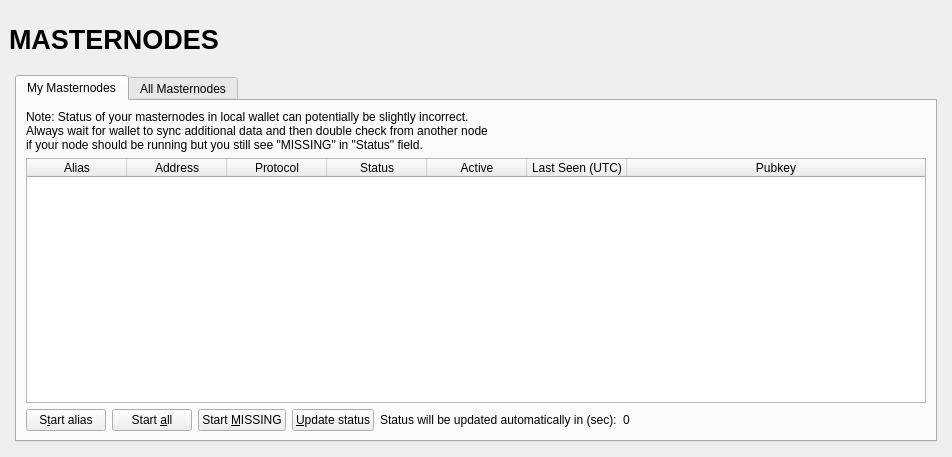
<?xml version="1.0" encoding="UTF-8"?>
<ui version="4.0">
  <class>MasternodeList</class>
  <widget class="QWidget" name="MasternodeList">
    <property name="geometry">
      <rect>
        <x>0</x>
        <y>0</y>
        <width>723</width>
        <height>457</height>
      </rect>
    </property>
    <property name="windowTitle">
      <string>Form</string>
    </property>
    <layout class="QVBoxLayout" name="topLayout" stretch="0">
      <property name="leftMargin">
        <number>9</number>
      </property>
      <property name="topMargin">
        <number>9</number>
      </property>
      <property name="rightMargin">
        <number>9</number>
      </property>
      <property name="bottomMargin">
        <number>9</number>
      </property>
      <item>
        <layout class="QVBoxLayout" name="verticalLayout_Master" stretch="0,1">
          <property name="spacing">
            <number>0</number>
          </property>
          <item>
            <widget class="QFrame" name="frame_Header">
              <layout class="QVBoxLayout" name="verticalLayout_4">
                <property name="leftMargin">
                  <number>0</number>
                </property>
                <property name="topMargin">
                  <number>0</number>
                </property>
                <property name="rightMargin">
                  <number>0</number>
                </property>
                <property name="bottomMargin">
                  <number>0</number>
                </property>
                <item>
                  <layout class="QHBoxLayout" name="horizontalLayout_Header" stretch="1,0,1">
                    <item>
                      <widget class="QLabel" name="labelOverviewHeaderLeft">
                        <property name="minimumSize">
                          <size>
                            <width>464</width>
                            <height>60</height>
                          </size>
                        </property>
                        <property name="maximumSize">
                          <size>
                            <width>16777215</width>
                            <height>60</height>
                          </size>
                        </property>
                        <property name="font">
                          <font>
                            <pointsize>20</pointsize>
                            <weight>75</weight>
                            <bold>true</bold>
                          </font>
                        </property>
                        <property name="text">
                          <string>MASTERNODES</string>
                        </property>
                      </widget>
                    </item>
                    <item>
                      <spacer name="horizontalSpacer">
                        <property name="orientation">
                          <enum>Qt::Horizontal</enum>
                        </property>
                        <property name="sizeHint" stdset="0">
                          <size>
                            <width>40</width>
                            <height>20</height>
                          </size>
                        </property>
                      </spacer>
                    </item>
                    <item>
                      <widget class="QLabel" name="labelOverviewHeaderRight">
                        <property name="minimumSize">
                          <size>
                            <width>464</width>
                            <height>60</height>
                          </size>
                        </property>
                        <property name="maximumSize">
                          <size>
                            <width>16777215</width>
                            <height>60</height>
                          </size>
                        </property>
                        <property name="font">
                          <font>
                            <pointsize>14</pointsize>
                          </font>
                        </property>
                        <property name="text">
                          <string/>
                        </property>
                        <property name="alignment">
                          <set>Qt::AlignRight|Qt::AlignTrailing|Qt::AlignVCenter</set>
                        </property>
                      </widget>
                    </item>
                  </layout>
                </item>
              </layout>
            </widget>
          </item>
          <item>
            <widget class="QFrame" name="frame_BG">
              <layout class="QVBoxLayout" name="verticalLayout_3">
                <property name="leftMargin">
                  <number>6</number>
                </property>
                <property name="topMargin">
                  <number>6</number>
                </property>
                <property name="rightMargin">
                  <number>6</number>
                </property>
                <property name="bottomMargin">
                  <number>6</number>
                </property>
                <item>
                  <widget class="QFrame" name="frame_Content">
                    <layout class="QVBoxLayout" name="verticalLayout_1">
                      <property name="spacing">
                        <number>0</number>
                      </property>
                      <property name="leftMargin">
                        <number>0</number>
                      </property>
                      <property name="topMargin">
                        <number>0</number>
                      </property>
                      <property name="rightMargin">
                        <number>0</number>
                      </property>
                      <property name="bottomMargin">
                        <number>0</number>
                      </property>
                      <item>
                        <layout class="QVBoxLayout" name="verticalLayout_5">
                          <property name="bottomMargin">
                            <number>0</number>
                          </property>
                          <item>
                            <widget class="QTabWidget" name="tabWidget">
                              <property name="currentIndex">
                                <number>0</number>
                              </property>
                              <widget class="QWidget" name="tabMyMasternodes">
                                <attribute name="title">
                                  <string>My Masternodes</string>
                                </attribute>
                                <layout class="QGridLayout" name="gridLayout_2">
                                  <item row="0" column="0">
                                    <layout class="QVBoxLayout" name="verticalLayout_2">
                                      <property name="bottomMargin">
                                        <number>0</number>
                                      </property>
                                      <item>
                                        <layout class="QHBoxLayout" name="horizontalLayout_note">
                                          <property name="bottomMargin">
                                            <number>0</number>
                                          </property>
                                          <item>
                                            <widget class="QLabel" name="updateNote">
                                              <property name="text">
                                                <string>Note: Status of your masternodes in local wallet can potentially be slightly incorrect.&lt;br /&gt;Always wait for wallet to sync additional data and then double check from another node&lt;br /&gt;if your node should be running but you still see &quot;MISSING&quot; in &quot;Status&quot; field.</string>
                                              </property>
                                            </widget>
                                          </item>
                                        </layout>
                                      </item>
                                      <item>
                                        <widget class="QTableWidget" name="tableWidgetMyMasternodes">
                                          <property name="minimumSize">
                                            <size>
                                              <width>695</width>
                                              <height>0</height>
                                            </size>
                                          </property>
                                          <property name="palette">
                                            <palette>
                                              <active>
                                                <colorrole role="Text">
                                                  <brush brushstyle="SolidPattern">
                                                    <color alpha="255">
                                                      <red>51</red>
                                                      <green>51</green>
                                                      <blue>51</blue>
                                                    </color>
                                                  </brush>
                                                </colorrole>
                                              </active>
                                              <inactive>
                                                <colorrole role="Text">
                                                  <brush brushstyle="SolidPattern">
                                                    <color alpha="255">
                                                      <red>51</red>
                                                      <green>51</green>
                                                      <blue>51</blue>
                                                    </color>
                                                  </brush>
                                                </colorrole>
                                              </inactive>
                                              <disabled>
                                                <colorrole role="Text">
                                                  <brush brushstyle="SolidPattern">
                                                    <color alpha="255">
                                                      <red>85</red>
                                                      <green>85</green>
                                                      <blue>85</blue>
                                                    </color>
                                                  </brush>
                                                </colorrole>
                                              </disabled>
                                            </palette>
                                          </property>
                                          <property name="editTriggers">
                                            <set>QAbstractItemView::NoEditTriggers</set>
                                          </property>
                                          <property name="alternatingRowColors">
                                            <bool>true</bool>
                                          </property>
                                          <property name="selectionMode">
                                            <enum>QAbstractItemView::SingleSelection</enum>
                                          </property>
                                          <property name="selectionBehavior">
                                            <enum>QAbstractItemView::SelectRows</enum>
                                          </property>
                                          <property name="sortingEnabled">
                                            <bool>true</bool>
                                          </property>
                                          <attribute name="horizontalHeaderStretchLastSection">
                                            <bool>true</bool>
                                          </attribute>
                                          <attribute name="ResizeMode">
                                            <enum>QHeaderView::Interactive</enum>
                                          </attribute>
                                          <column>
                                            <property name="text">
                                              <string>Alias</string>
                                            </property>
                                          </column>
                                          <column>
                                            <property name="text">
                                              <string>Address</string>
                                            </property>
                                          </column>
                                          <column>
                                            <property name="text">
                                              <string>Protocol</string>
                                            </property>
                                          </column>
                                          <column>
                                            <property name="text">
                                              <string>Status</string>
                                            </property>
                                          </column>
                                          <column>
                                            <property name="text">
                                              <string>Active</string>
                                            </property>
                                          </column>
                                          <column>
                                            <property name="text">
                                              <string>Last Seen (UTC)</string>
                                            </property>
                                          </column>
                                          <column>
                                            <property name="text">
                                              <string>Pubkey</string>
                                            </property>
                                          </column>
                                        </widget>
                                      </item>
                                      <item>
                                        <layout class="QHBoxLayout" name="horizontalLayout_5">
                                          <property name="bottomMargin">
                                            <number>0</number>
                                          </property>
                                          <item>
                                            <widget class="QPushButton" name="startButton">
                                              <property name="text">
                                                <string>S&amp;tart alias</string>
                                              </property>
                                            </widget>
                                          </item>
                                          <item>
                                            <widget class="QPushButton" name="startAllButton">
                                              <property name="text">
                                                <string>Start &amp;all</string>
                                              </property>
                                            </widget>
                                          </item>
                                          <item>
                                            <widget class="QPushButton" name="startMissingButton">
                                              <property name="text">
                                                <string>Start &amp;MISSING</string>
                                              </property>
                                            </widget>
                                          </item>
                                          <item>
                                            <widget class="QPushButton" name="UpdateButton">
                                              <property name="text">
                                                <string>&amp;Update status</string>
                                              </property>
                                            </widget>
                                          </item>
                                          <item>
                                            <widget class="QLabel" name="autoupdate_label">
                                              <property name="text">
                                                <string>Status will be updated automatically in (sec):</string>
                                              </property>
                                            </widget>
                                          </item>
                                          <item>
                                            <widget class="QLabel" name="secondsLabel">
                                              <property name="text">
                                                <string>0</string>
                                              </property>
                                            </widget>
                                          </item>
                                          <item>
                                            <spacer name="horizontalSpacer_5">
                                              <property name="orientation">
                                                <enum>Qt::Horizontal</enum>
                                              </property>
                                              <property name="sizeHint" stdset="0">
                                                <size>
                                                  <width>40</width>
                                                  <height>20</height>
                                                </size>
                                              </property>
                                            </spacer>
                                          </item>
                                        </layout>
                                      </item>
                                    </layout>
                                  </item>
                                </layout>
                              </widget>
                              <widget class="QWidget" name="tabAllMasternodes">
                                <attribute name="title">
                                  <string>All Masternodes</string>
                                </attribute>
                                <layout class="QGridLayout" name="gridLayout">
                                  <item row="1" column="0">
                                    <widget class="QTableWidget" name="tableWidgetMasternodes">
                                      <property name="palette">
                                        <palette>
                                          <active>
                                            <colorrole role="Text">
                                              <brush brushstyle="SolidPattern">
                                                <color alpha="255">
                                                  <red>51</red>
                                                  <green>51</green>
                                                  <blue>51</blue>
                                                </color>
                                              </brush>
                                            </colorrole>
                                          </active>
                                          <inactive>
                                            <colorrole role="Text">
                                              <brush brushstyle="SolidPattern">
                                                <color alpha="255">
                                                  <red>51</red>
                                                  <green>51</green>
                                                  <blue>51</blue>
                                                </color>
                                              </brush>
                                            </colorrole>
                                          </inactive>
                                          <disabled>
                                            <colorrole role="Text">
                                              <brush brushstyle="SolidPattern">
                                                <color alpha="255">
                                                  <red>85</red>
                                                  <green>85</green>
                                                  <blue>85</blue>
                                                </color>
                                              </brush>
                                            </colorrole>
                                          </disabled>
                                        </palette>
                                      </property>
                                      <property name="editTriggers">
                                        <set>QAbstractItemView::NoEditTriggers</set>
                                      </property>
                                      <property name="alternatingRowColors">
                                        <bool>true</bool>
                                      </property>
                                      <property name="selectionBehavior">
                                        <enum>QAbstractItemView::SelectRows</enum>
                                      </property>
                                      <property name="sortingEnabled">
                                        <bool>true</bool>
                                      </property>
                                      <attribute name="horizontalHeaderStretchLastSection">
                                        <bool>true</bool>
                                      </attribute>
                                      <attribute name="ResizeMode">
                                        <enum>QHeaderView::Interactive</enum>
                                      </attribute>
                                      <column>
                                        <property name="text">
                                          <string>Address</string>
                                        </property>
                                      </column>
                                      <column>
                                        <property name="text">
                                          <string>Protocol</string>
                                        </property>
                                      </column>
                                      <column>
                                        <property name="text">
                                          <string>Status</string>
                                        </property>
                                      </column>
                                      <column>
                                        <property name="text">
                                          <string>Active</string>
                                        </property>
                                      </column>
                                      <column>
                                        <property name="text">
                                          <string>Last Seen (UTC)</string>
                                        </property>
                                      </column>
                                      <column>
                                        <property name="text">
                                          <string>Pubkey</string>
                                        </property>
                                      </column>
                                    </widget>
                                  </item>
                                  <item row="0" column="0">
                                    <layout class="QHBoxLayout" name="horizontalLayout_3">
                                      <property name="bottomMargin">
                                        <number>0</number>
                                      </property>
                                      <item>
                                        <widget class="QLabel" name="label_filter">
                                          <property name="text">
                                            <string>Filter List:</string>
                                          </property>
                                        </widget>
                                      </item>
                                      <item>
                                        <widget class="QLineEdit" name="filterLineEdit">
                                          <property name="toolTip">
                                            <string>Filter masternode list</string>
                                          </property>
                                        </widget>
                                      </item>
                                      <item>
                                        <spacer name="horizontalSpacer_3">
                                          <property name="orientation">
                                            <enum>Qt::Horizontal</enum>
                                          </property>
                                          <property name="sizeHint" stdset="0">
                                            <size>
                                              <width>10</width>
                                              <height>20</height>
                                            </size>
                                          </property>
                                        </spacer>
                                      </item>
                                      <item>
                                        <widget class="QLabel" name="label_count">
                                          <property name="text">
                                            <string>Node Count:</string>
                                          </property>
                                        </widget>
                                      </item>
                                      <item>
                                        <widget class="QLabel" name="countLabel">
                                          <property name="text">
                                            <string>0</string>
                                          </property>
                                        </widget>
                                      </item>
                                    </layout>
                                  </item>
                                </layout>
                              </widget>
                            </widget>
                          </item>
                        </layout>
                      </item>
                    </layout>
                  </widget>
                </item>
              </layout>
            </widget>
          </item>
        </layout>
      </item>
    </layout>
  </widget>
  <resources/>
  <connections/>
</ui>
